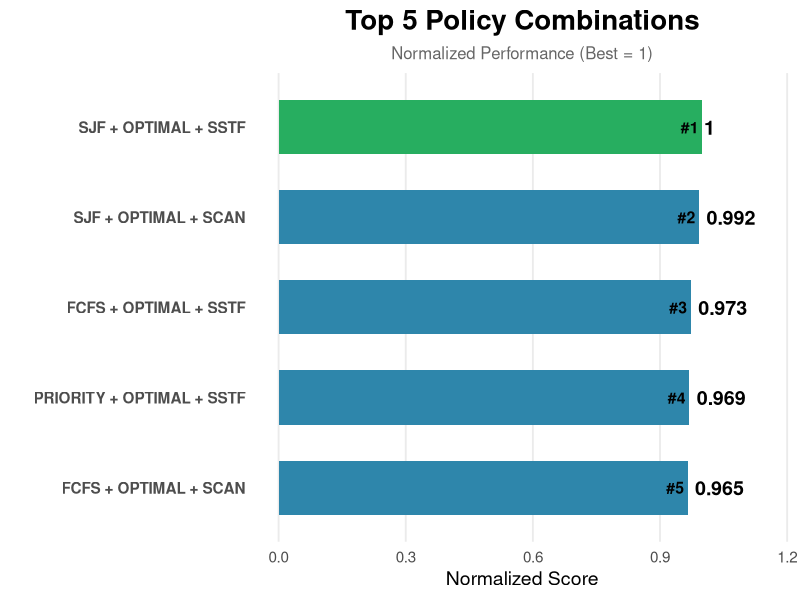

Reproduce this figure in R.
#Note 1: Install the ggplot2 package using install.packages("ggplot2")
#Note 2: Check the working directory using getwd(). If the working directory is wrong, change the directory using the command setwd("your_directory")
library(ggplot2)

# Load data
data <- read.csv("results.csv", stringsAsFactors = FALSE)

# Sort (higher is better)
data <- data[order(-data$Score), ]

# Top 5
top <- head(data, 5)

# Add rank
top$Rank <- paste0("#", 1:nrow(top))

# Highlight best policy
top$Color <- ifelse(top$Score == max(top$Score), "Best", "Others")

# Plot
ggplot(top, aes(x = reorder(Combination, Score), y = Score, fill = Color)) +
  
  # Bars
  geom_col(width = 0.6) +
  
  # Value labels
  geom_text(aes(label = round(Score, 3)),
            hjust = -0.15,
            size = 5,
            fontface = "bold") +
  
  # Rank labels on left
  geom_text(aes(label = Rank),
            hjust = 1.2,
            color = "black",
            size = 4,
            fontface = "bold") +
  
  # Horizontal
  coord_flip() +
  
  # Colors
  scale_fill_manual(values = c("Best" = "#27AE60", "Others" = "#2E86AB")) +
  
  # Titles
  labs(
    title = "Top 5 Policy Combinations",
    subtitle = "Normalized Performance (Best = 1)",
    x = "",
    y = "Normalized Score",
    fill = ""
  ) +
  
  # Expand space for labels
  expand_limits(y = max(top$Score) * 1.15) +
  
  # Theme
  theme_minimal(base_size = 14) +
  theme(
    plot.title = element_text(face = "bold", size = 20, hjust = 0.5),
    plot.subtitle = element_text(size = 12, color = "gray40", hjust = 0.5),
    
    axis.text.y = element_text(size = 11, face = "bold"),
    axis.text.x = element_text(size = 11),
    
    panel.grid.major.y = element_blank(),
    panel.grid.minor = element_blank(),
    
    legend.position = "none"
  )
